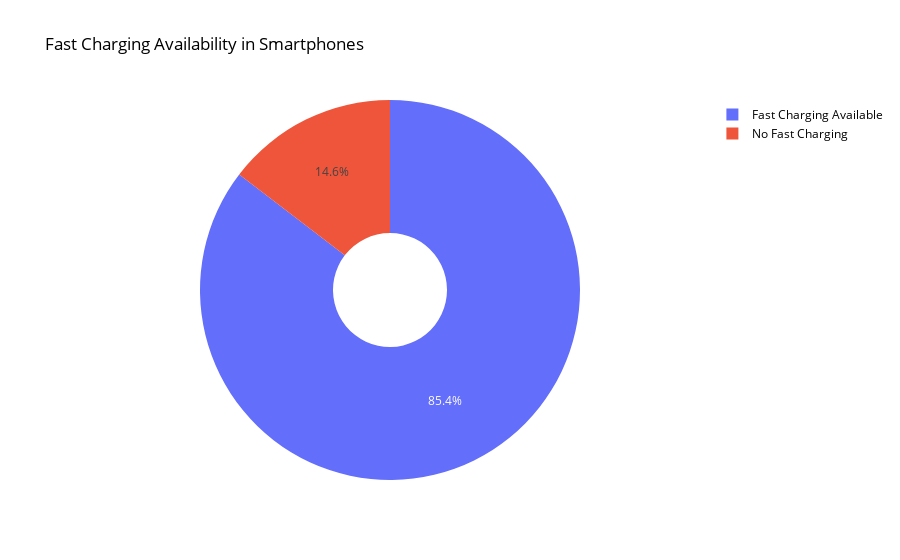

Here is the notebook cell this chart was saved with:
### Code cell
count_fast_charging = df['fast_charging_available'].value_counts()

labels = ['Fast Charging Available', 'No Fast Charging']
values = count_fast_charging.values

fig = go.Figure()
fig.add_trace(go.Pie(labels=labels, values=values, hole=0.3))

fig.update_layout(title='Fast Charging Availability in Smartphones',
                  plot_bgcolor='white',
                  paper_bgcolor='white',
                  font=dict(color='black'))

fig.show()

### Figure 1 — Plotly figure (JSON) as saved in the notebook; plotly's stock layout.template omitted (floating-point values rounded to 4 significant figures)
{"data": [{"hole": 0.3, "labels": ["Fast Charging Available", "No Fast Charging"], "type": "pie", "values": [837, 143]}], "layout": {"font": {"color": "black"}, "paper_bgcolor": "white", "plot_bgcolor": "white", "title": {"text": "Fast Charging Availability in Smartphones"}}}
